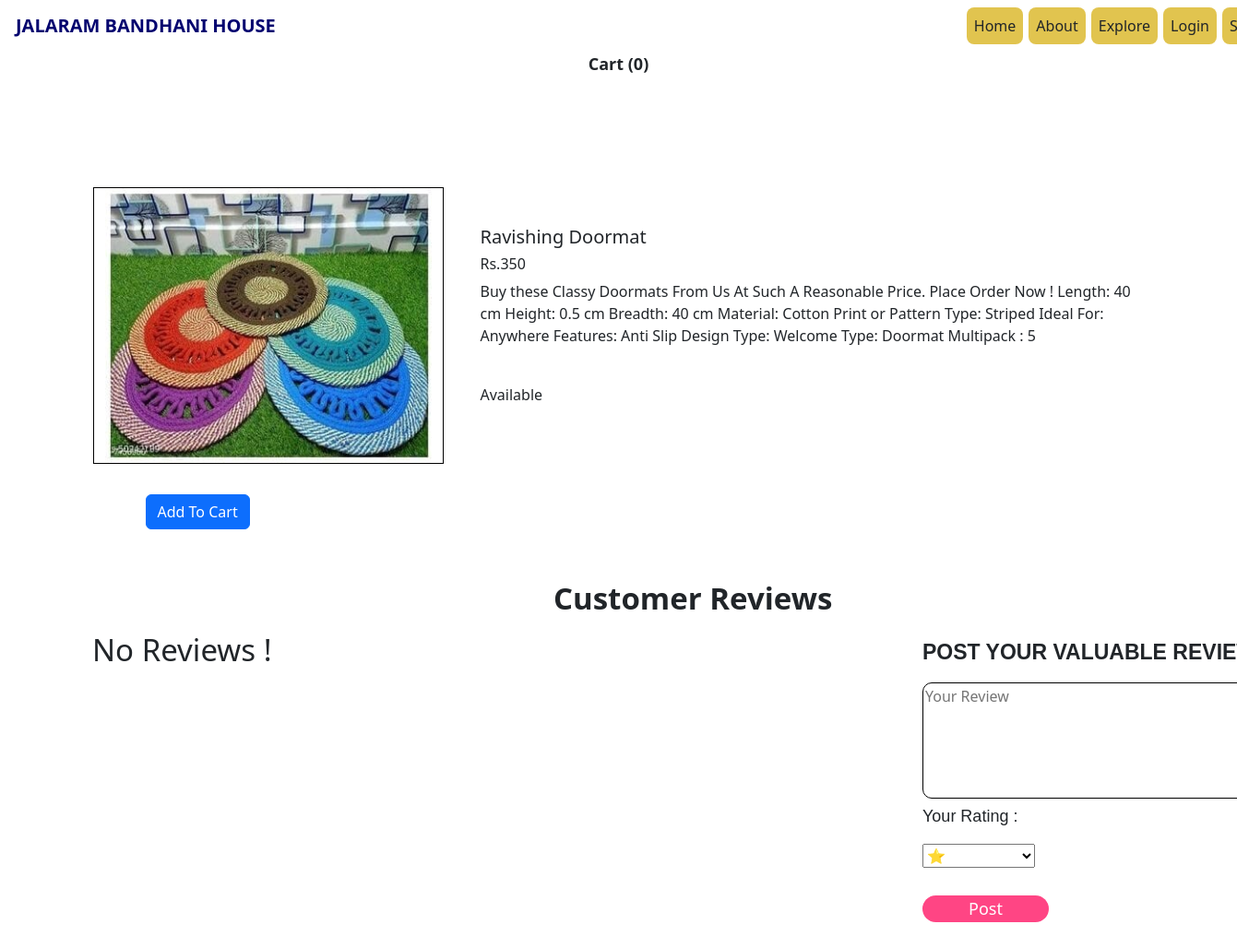
/product-16, run on an earlier commit of the app's database.
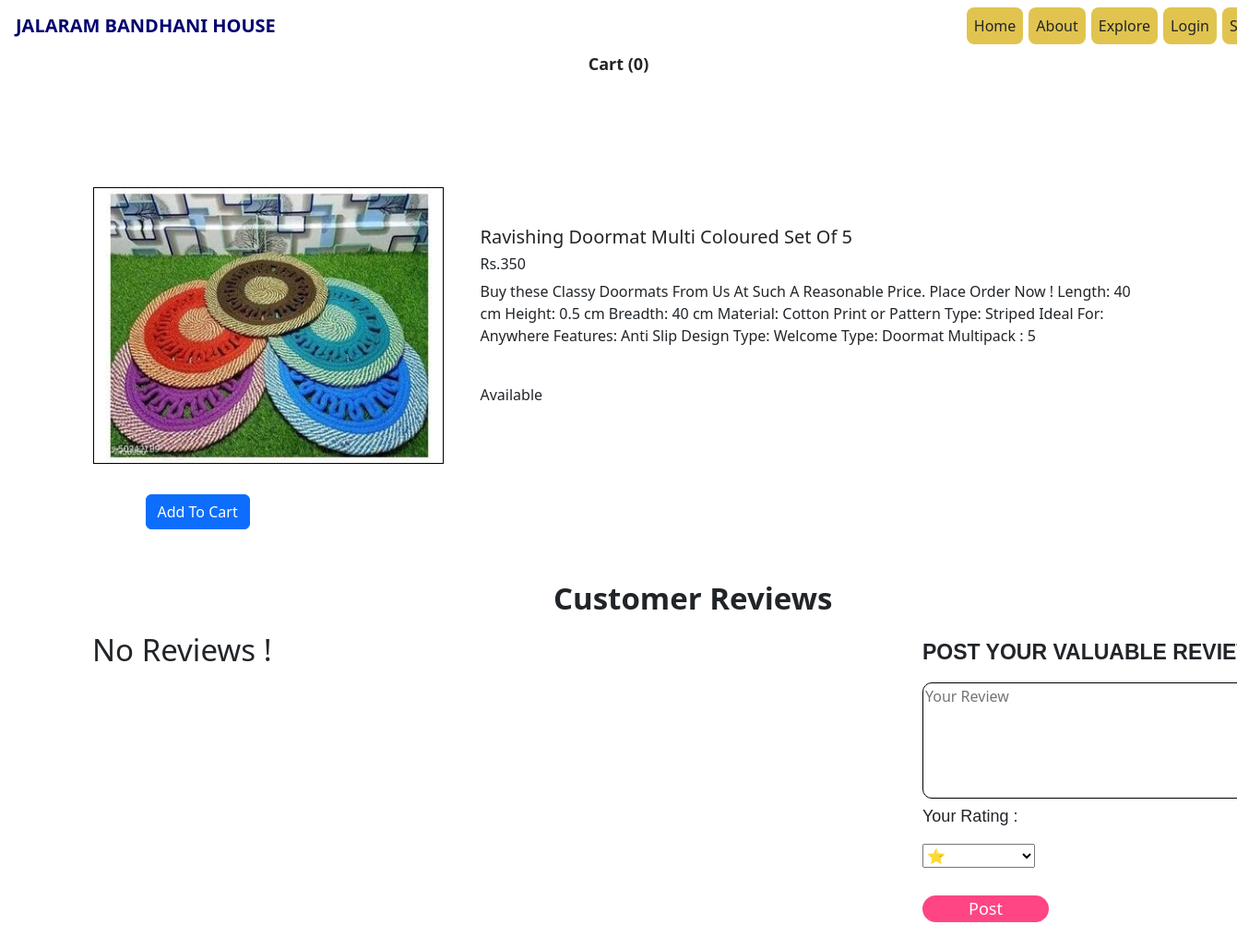
And on a later commit of the database.
### shop/models.py (models this page shows, shortened)
class Product(models.Model):
    Product_Id = models.AutoField
    Product_Name = models.CharField(max_length=50)
    Category = models.CharField(max_length=50)
    Price = models.IntegerField()
    Description = models.TextField(max_length=1000)
    Publish_Date = models.DateField()
    Image = models.ImageField(upload_to="")
    Out_Of_Stock = "Out Of Stock"
    In_Stock = "Available"
    Choices = [
        (In_Stock, "Available"),
        (Out_Of_Stock, "Out Of Stock")
    ]
    Stock_Details = models.CharField(max_length=12, choices=Choices, default="Available")

### shop/views.py (the view)
# urls.py: path('product-<int:myid>', views.Product_View, name="product_view"),
def Product_View(request, myid):
    product = Product.objects.filter(id=myid)
    reviews = Review.objects.filter(Product=myid)
    return render(request, 'Product_View.html', {'product': product[0], 'reviews': reviews})

### shop/Templates/Product_View.html (shortened to what this page needs)
{% extends 'Basic_Shop.html' %}
{% load static %}
{% block css %}
<link href="https://cdn.jsdelivr.net/npm/bootstrap@5.2.1/dist/css/bootstrap.min.css" rel="stylesheet"
>
<link rel="stylesheet" href="{% static 'Basic.css' %}">
<link rel="stylesheet" href="{% static 'Product_View.css' %}">
{% endblock css %}
{% block body %}
<div class="wrapp">
    <a class="link addtocart nav-link text-dark" data-container="body" data-toggle="popover" data-placement="bottom"
        data-content="Vivamus sagittis lacus vel augue laoreet rutrum faucibus." id="popcart" data-html="true"><b
            class="bold">Cart
            (<span id="cart">0</span>)</b></a>
</div>
<div class="container">
    <div class="row">
        <div class="col-md-4">
            <div class="row image">
                <img src="/media/{{product.Image}}" width="242px" height="287px">
            </div>
            <div class="row btn-container">
                <span id="divpr{{product.id}}" class="divpr">
                    <button class="btn btn-primary cart" id="pr{{product.id}}">Add To Cart</button>
                </span>
            </div>
        </div>
        <div class="col-md-8">
            <h5 class="name" id="namepr{{product.id}}">{{product.Product_Name}}</h5>
            <h6 class="price">Rs.<span id="pricepr{{product.id}}">{{product.Price}}</span></h6>
            <p class="description">{{product.Description}}</p><br>
            <p class="stock description">{{product.Stock_Details}}</p>
        </div>
    </div>
</div>
<div class="label-review">
    <b>
        <p class="customer-review">Customer Reviews</p>
    </b>
</div>
<div class="product_review">
    <b>
        <p class="post-review-label">POST YOUR VALUABLE REVIEW</p>
    </b>
    <form action="/review" method="post">
        <textarea type="text" name="review_text" id="review_text" class="review_text" rows="5" cols="47"
            placeholder="Your Review"></textarea>
        <p class="rating-label">Your Rating : </p>
        <div class="rating-container">
            <select name="rate" class="rate">
                <option value="&#11088;">&#11088;</option>
            </select>
        </div>
        <input type="submit" value="Post" class="submit">
    </form>
</div>
<div class="collector">
    {% if reviews %}
    {% for review in reviews %}
    <div class="wrap">
        <p class="username">{{review.User.username}}</p>
        <i class="fa fa-clock-o icon" style="font-size:24px"></i>
        <p class="date">{{review.Date}}</p>
        <p class="Review">{{review.Review}}</p>
        <p class="Rating">Rating :- {{review.Rating}}</p>
    </div>
    {% endfor %}
</div>
{% else %}
<div class="containerr">
    <p>No Reviews !</p>
</div>
{% endif %}
{% endblock body %}

### shop/Templates/Basic_Shop.html (shortened to what this page needs)
<!DOCTYPE html>
<html lang="en">
<head>
    {% load static %}
    {% block css %}{% endblock css %}
    <nav class="navbar navbar-expand-lg">
        <div class="container-fluid">
            <b><a class="navbar-brand title" href="#">JALARAM BANDHANI HOUSE</a></b>
            {% if user.is_authenticated %}
            <div class="collapse navbar-collapse nav-div-shop-auth" id="navbarSupportedContent">
                <ul class="navbar-nav me-auto mb-2 mb-lg-0">
                    <li class="nav-item">
                        <a class="nav-link text-dark" aria-current="page" href="/">Home</a>
                    </li>
                    <li class="nav-item">
                        <a class="nav-link text-dark" href="/contact">Contact</a>
                    </li>
                    <li class="nav-item">
                        <a class="nav-link text-dark" href="/about">About</a>
                    </li>
                    <li class="nav-item">
                        <a class="nav-link text-dark" href="/tracker">Order Tracker</a>
                    </li>
                    <li class="nav-item">
                        <a class="nav-link text-dark" href="/shop">Explore</a>
                    </li>
                    <li class="nav-item">
                        <a class="nav-link text-dark" href="/logged-out">Logout</a>
                    </li>
                </ul>
            </div>
            {% else %}
            <div class="collapse navbar-collapse nav-div-shop-unauth" id="navbarSupportedContent">
                <ul class="navbar-nav me-auto mb-2 mb-lg-0">
                    <li class="nav-item">
                        <a class="nav-link text-dark" aria-current="page" href="/">Home</a>
                    </li>
                    <li class="nav-item">
                        <a class="nav-link text-dark" href="/about">About</a>
                    </li>
                    <li class="nav-item">
                        <a class="nav-link text-dark" href="/shop">Explore</a>
                    </li>
                    <li class="nav-item">
                        <a class="nav-link text-dark" href="/login">Login</a>
                    </li>
                    <li class="nav-item">
                        <a class="nav-link text-dark" href="/signup">Signup</a>
                    </li>
                </ul>
            </div>
            {% endif %}
        </div>
    </nav>
</head>
{% block body %}{% endblock body %}

### shop/static/Basic.css (style rules this page uses)
.nav-div-shop-unauth { margin-left: 730px; }
.title { margin-left: 5px; color: rgb(1, 1, 111); }
nav ul li { margin: 0 3px; }
nav ul li a { background-color: rgba(218, 181, 34, 0.792); border-radius: 8px; }

### shop/static/Product_View.css (style rules this page uses)
.btn-container { display: inline; margin-left: 33px; }
.container { margin-top: 120px; }
img { margin-top: 42px; margin-bottom: 33px; width: 300px; height: 300px; border: 1px black solid; }
.name { margin-top: 42px; }
.name, .price, .description { margin-left: 28px; }
.label-review { margin-top: 50px; }
.customer-review { margin-left: 600px; font-size: 33px; }
.post-review-label { font-size: 23px; font-family: sans-serif; }
.product_review { margin-left: 1000px; width: fit-content; display: inline-block; }
.review_text { border: 1px black solid; resize: none; border-radius: 10px; }
.rating-label { font-family: Arial, Helvetica, sans-serif; font-size: 18px; }
.rate { margin-bottom: 30px; }
.bold { font-size: 18px; }
.wrapp { display: flex; justify-content: center; align-items: center; flex-direction: column; }
.submit { background-color: #ff4584; color: white; padding-left: 50px; padding-right: 50px; border-radius: 30px; border: none; font-size: 18px; margin-bottom: 50px; cursor: pointer; }
.collector { width: fit-content; margin-top: -370px; margin-bottom: 50px; }
.containerr { margin-left: 100px; font-size: 33px; }

What changed in the data, as far as the page shows it:
changed Product "Available": Product_Name "Ravishing Doormat" → "Ravishing Doormat Multi Coloured Set Of 5"
